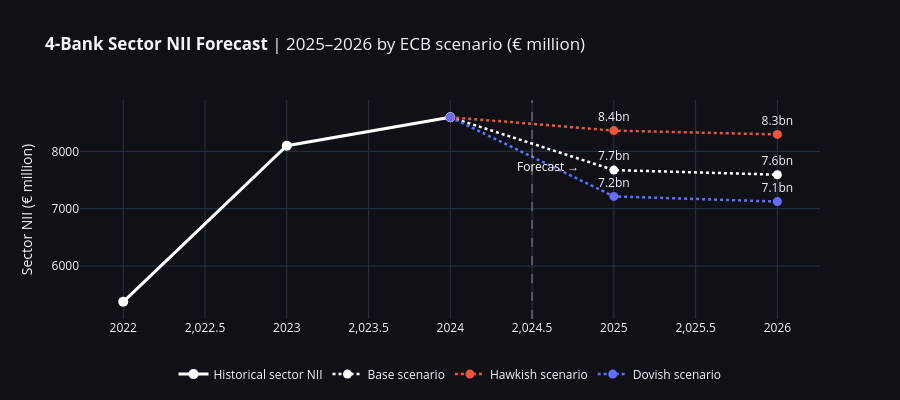

Notebook code cell kept with this figure:
### Code cell
# ── Chart 2: Sector NII by Scenario ───────────────────────────────────────────
sector_hist = kpis.groupby('year')['nii'].sum().reset_index()
sector_fcst = fcst.groupby(['scenario','year'])[['nii_f','nii_lo80','nii_hi80','nii_lo95','nii_hi95']].sum().reset_index()

fig2 = go.Figure()
# Historical
fig2.add_trace(go.Scatter(
    x=sector_hist['year'], y=sector_hist['nii'],
    mode='lines+markers', line=dict(color='white', width=3),
    marker=dict(size=10), name='Historical sector NII',
))

for scenario in ECB_SCENARIOS:
    sc = sector_fcst[sector_fcst['scenario']==scenario].sort_values('year')
    # Bridge from 2024 actual
    x_all = [2024] + sc['year'].tolist()
    y_all = [sector_hist[sector_hist['year']==2024]['nii'].values[0]] + sc['nii_f'].tolist()
    fig2.add_trace(go.Scatter(
        x=x_all, y=y_all,
        mode='lines+markers+text',
        line=dict(color=SCENARIO_COLORS[scenario], width=2.5, dash='dot'),
        marker=dict(size=9),
        text=[None] + [f'{v/1000:.1f}bn' for v in sc['nii_f'].tolist()],
        textposition='top center',
        name=f'{scenario} scenario',
    ))

fig2.add_vline(x=2024.5, line_dash='dash', line_color='rgba(255,255,255,0.25)')
fig2.add_annotation(x=2024.6, y=sector_hist['nii'].max()*0.9,
    text='Forecast →', showarrow=False, font=dict(color='white', size=12))

fig2.update_layout(
    title_text='<b>4-Bank Sector NII Forecast</b> | 2025–2026 by ECB scenario (€ million)',
    template='plotly_dark', height=400,
    yaxis_title='Sector NII (€ million)',
    legend=dict(orientation='h', y=-0.18, x=0.5, xanchor='center'),
    paper_bgcolor='#0f1117', plot_bgcolor='#0f1117',
)
fig2.show()

### Figure 1 — Plotly figure (JSON) as saved in the notebook; plotly's stock layout.template omitted (floating-point values rounded to 4 significant figures)
{"data": [{"line": {"color": "white", "width": 3}, "marker": {"size": 10}, "mode": "lines+markers", "name": "Historical sector NII", "type": "scatter", "x": [2022, 2023, 2024], "y": [5376.0, 8099.0, 8596.0]}, {"line": {"color": "#FFFFFF", "dash": "dot", "width": 2.5}, "marker": {"size": 9}, "mode": "lines+markers+text", "name": "Base scenario", "text": [null, "7.7bn", "7.6bn"], "textposition": "top center", "type": "scatter", "x": [2024, 2025, 2026], "y": [8596.0, 7674.0, 7593.0]}, {"line": {"color": "#EF553B", "dash": "dot", "width": 2.5}, "marker": {"size": 9}, "mode": "lines+markers+text", "name": "Hawkish scenario", "text": [null, "8.4bn", "8.3bn"], "textposition": "top center", "type": "scatter", "x": [2024, 2025, 2026], "y": [8596.0, 8362.0, 8295.0]}, {"line": {"color": "#636EFA", "dash": "dot", "width": 2.5}, "marker": {"size": 9}, "mode": "lines+markers+text", "name": "Dovish scenario", "text": [null, "7.2bn", "7.1bn"], "textposition": "top center", "type": "scatter", "x": [2024, 2025, 2026], "y": [8596.0, 7214.0, 7124.0]}], "layout": {"annotations": [{"font": {"color": "white", "size": 12}, "showarrow": false, "text": "Forecast →", "x": 2025.0, "y": 7736.0}], "height": 400, "legend": {"orientation": "h", "x": 0.5, "xanchor": "center", "y": -0.18}, "paper_bgcolor": "#0f1117", "plot_bgcolor": "#0f1117", "shapes": [{"line": {"color": "rgba(255,255,255,0.25)", "dash": "dash"}, "type": "line", "x0": 2024.0, "x1": 2024.0, "xref": "x", "y0": 0, "y1": 1, "yref": "y domain"}], "title": {"text": "<b>4-Bank Sector NII Forecast</b> | 2025–2026 by ECB scenario (€ million)"}, "yaxis": {"title": {"text": "Sector NII (€ million)"}}}}
